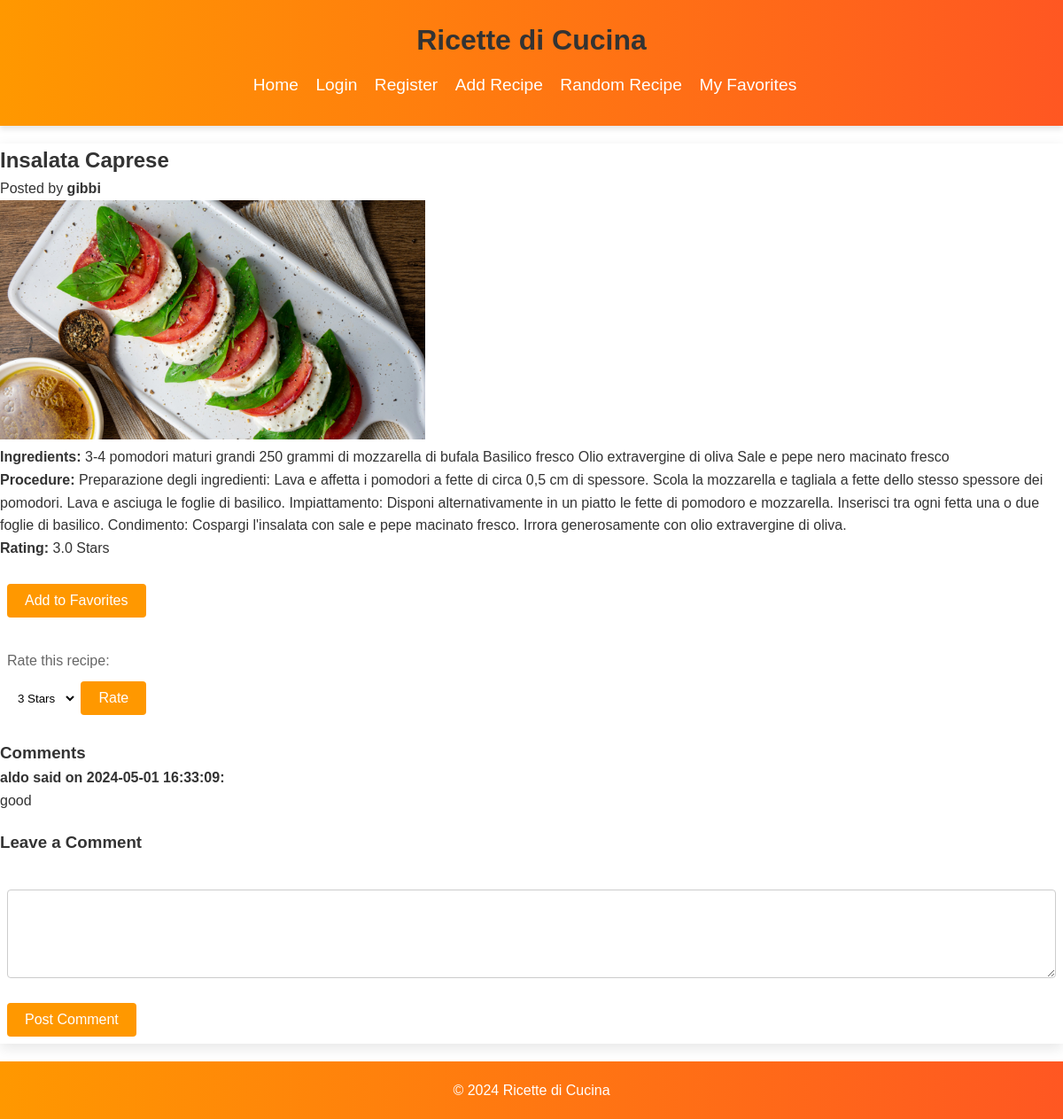
The app's page /recipe/3 (signed in) with its own data.
### tables this page shows
CREATE TABLE recipe (
    id INTEGER PRIMARY KEY AUTOINCREMENT,
    name TEXT NOT NULL,
    ingredients TEXT NOT NULL,
    procedure TEXT NOT NULL,
    user_id INTEGER, image_path TEXT,
    FOREIGN KEY (user_id) REFERENCES user (id)
);

CREATE TABLE user (
    id INTEGER PRIMARY KEY AUTOINCREMENT,
    username TEXT UNIQUE NOT NULL,
    email TEXT UNIQUE NOT NULL,
    password_hash TEXT NOT NULL
);

CREATE TABLE comment (
    id INTEGER PRIMARY KEY AUTOINCREMENT,
    user_id INTEGER NOT NULL,
    recipe_id INTEGER NOT NULL,
    text TEXT NOT NULL,
    created_at TIMESTAMP DEFAULT CURRENT_TIMESTAMP,
    FOREIGN KEY (user_id) REFERENCES user (id),
    FOREIGN KEY (recipe_id) REFERENCES recipe (id)
);

### app.py (the view)
@app.route('/recipe/<int:recipe_id>')
def view_recipe(recipe_id):
    db = get_db()
    recipe_data = db.execute(
        'SELECT r.*, u.username AS user_name FROM recipe r '
        'JOIN user u ON r.user_id = u.id '
        'WHERE r.id = ?', (recipe_id,)
    ).fetchone()
    if recipe_data is None:
        flash('Recipe not found.', 'error')
        return redirect(url_for('index'))
    recipe = dict(recipe_data)
    comments = db.execute(
        'SELECT comment.*, user.username FROM comment '
        'JOIN user ON comment.user_id = user.id '
        'WHERE recipe_id = ? ORDER BY comment.created_at DESC',
        (recipe_id,)
    ).fetchall()
    rating_result = db.execute(
        'SELECT AVG(rating) as average_rating FROM rating '
        'WHERE recipe_id = ?',
        (recipe_id,)
    ).fetchone()
    if rating_result['average_rating'] is not None:
        recipe['average_rating'] = float(rating_result['average_rating'])
    else:
        recipe['average_rating'] = 0.0
    user_rating = None
    if 'user_id' in session:
        user_rating_query = db.execute(
            'SELECT rating FROM rating WHERE user_id = ? AND recipe_id = ?',
            (session['user_id'], recipe_id)
        ).fetchone()
        user_rating = user_rating_query['rating'] if user_rating_query else 0.0
    return render_template('recipe_view.html', recipe=recipe, comments=comments, user_rating = user_rating)

### app.py (called while the page is built)
def get_db():
    db_path = app.config['DATABASE']
    if '_database' not in g:
        g._database = sqlite3.connect(db_path)
        g._database.row_factory = sqlite3.Row
    return g._database

@app.teardown_appcontext
def close_connection(exception):
    db = g.pop('_database', None)
    if db is not None:
        db.close()

### templates/recipe_view.html
{% extends "layout.html" %}
{% block content %}
<h2>{{ recipe.name }}</h2>
<p>Posted by <strong>{{ recipe.user_name }}</strong></p>
<img src="../{{ recipe.image_path }}" alt="Immagine del piatto" class="recipe-image">
<p><strong>Ingredients:</strong> {{ recipe.ingredients }}</p>
<p><strong>Procedure:</strong> {{ recipe.procedure }}</p>
<div class="rating-favorites">
    <div>
        <p><strong>Rating:</strong>
            {% if recipe.average_rating != 0.0 %}
                {{ recipe.average_rating|round(1) }} Stars
            {% else %}
                No rating yet
            {% endif %}
        </p>
        <div>
            <form action="{{ url_for('add_to_favorites', recipe_id=recipe.id) }}" method="post">
                <button type="submit">Add to Favorites</button>
            </form>
        </div>
        <form method="post" action="{{ url_for('rate_recipe', recipe_id=recipe.id) }}">
            <label for="rating">Rate this recipe:</label>
            <select name="rating" id="rating">
                {% for star in range(1, 6) %}
                    <option value="{{ star }}" {{ 'selected' if user_rating and star == user_rating }}> {{ star }} Star{{ 's' if star > 1 }}</option>
                {% endfor %}
            </select>
            <button type="submit">Rate</button>
        </form>
    </div>
</div>
<div class="comments">
    <h3>Comments</h3>
    {% for comment in comments %}
        <div class="comment">
            <strong>{{ comment.username }} said on {{ comment.created_at }}:</strong>
            <p>{{ comment.text }}</p>
        </div>
    {% endfor %}
</div>
<section class="comments">
    <h3>Leave a Comment</h3>
    <form method="post" action="{{ url_for('submit_comment', recipe_id=recipe.id) }}">
        <textarea name="comment_text" required></textarea>
        <button type="submit">Post Comment</button>
    </form>
</section>
{% endblock %}

### static/style.css (style rules this page uses)
* { box-sizing: border-box; margin: 0; padding: 0; }
body, h1, h2, h3, p, form, ul, li { font-family: 'Helvetica Neue', Helvetica, Arial, sans-serif; }
body { line-height: 1.6; font-size: 16px; background-color: #fff; color: #333; }
h1, h2 { color: #333; }
form { background: #ffffff; padding: 20px; margin-top: 20px; border: 1px solid #ddd; transition: transform 0.3s ease-in-out; }
form label { display: block; margin-bottom: 10px; color: #666; }
form input[type="text"], form input[type="email"], form input[type="password"], form textarea { width: 100%; padding: 10px; margin-bottom: 20px; border: 1px solid #ccc; }
form button { background-color: #ff9800; color: #ffffff; border: none; padding: 10px 20px; font-size: 1em; cursor: pointer; transition: background-color 0.3s; }
body, h1, h2, h3, p, form, ul, li { font-family: Arial, sans-serif; }
.recipe-image { max-width: 40%; height: auto; margin-right: 20px; }
.comments { margin-top: 20px; }
.comment { margin-bottom: 10px; }
textarea { width: 100%; height: 100px; margin-top: 10px; padding: 8px; border: 1px solid #ccc; border-radius: 4px; }
select, input, button, form { padding: 8px; border: none; outline: none; background: none; color: inherit; cursor: pointer; border-radius: 4px; }
button { background: orange; color: white; }
select { background: white; color: black; }

### records on screen
recipe: name "Insalata Caprese", ingredients "3-4 pomodori maturi grandi 250 grammi di mozzarella di bufala Basilico fresco Olio extravergine di oliva Sale e pepe nero macinato fresco", procedure "Preparazione degli ingredienti: Lava e affetta i pomodori a fette di circa 0,5 cm di spessore. Scola la mozzarella e tagliala a fette dello stesso spessore dei pomodori. Lava e asciuga le foglie di basilico. Impiattamento: Disponi alternativamente in un piatto le fette di pomodoro e mozzarella. Inserisci tra ogni fetta una o due foglie di basilico. Condimento: Cospargi l'insalata con sale e pepe macinato fresco. Irrora generosamente con olio extravergine di oliva."
user: user_name "gibbi"
comment: username "aldo", created_at "2024-05-01 16:33:09", text "good"

### other values on screen
{{ recipe.average_rating|round(1) }} "3.0"
form field rating "3 Stars"
